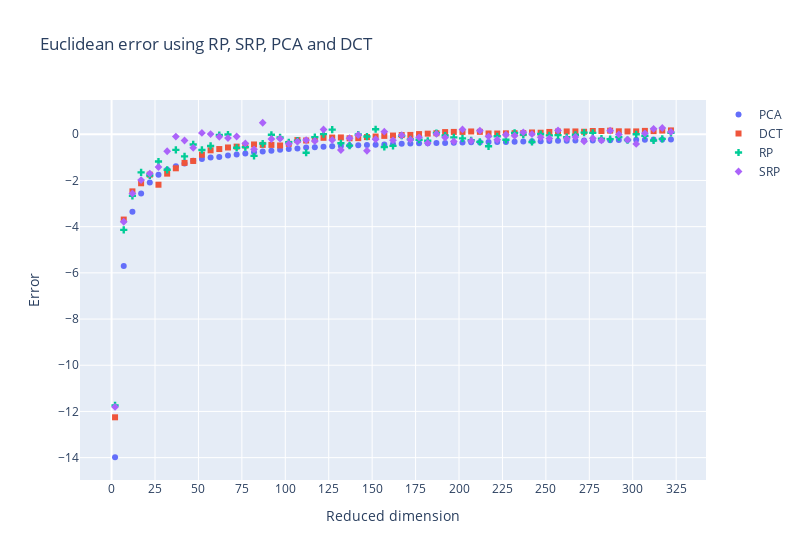

The cell this chart's notebook holds for it:
### Code cell
fig = go.Figure()
ks = np.arange(2,325,avg)
fig.add_trace(go.Scatter(x=ks, y=dict1["pca"][0], name="PCA", marker_symbol="circle", mode="markers"))
fig.add_trace(go.Scatter(x=ks, y=dict1["dct"][0], name="DCT", marker_symbol="square", mode="markers"))
fig.add_trace(go.Scatter(x=ks, y=dict1["rp"][0], name="RP", marker_symbol="cross", mode="markers"))
fig.add_trace(go.Scatter(x=ks, y=dict1["srp"][0], name="SRP", marker_symbol="diamond", mode="markers"))

fig.update_layout(
    title_text="Euclidean error using RP, SRP, PCA and DCT",
    width=800,
)

fig.update_xaxes(title_text='Reduced dimension',dtick=25)
fig.update_yaxes(title_text='Error')

fig.show()

### Figure 1 — Plotly figure (JSON) as saved in the notebook; plotly's stock layout.template omitted (floating-point values rounded to 4 significant figures; data arrays with more than 128 entries replaced by an {"elided": "..."} marker saying what was removed)
{"data": [{"marker": {"symbol": "circle"}, "mode": "markers", "name": "PCA", "type": "scatter", "x": [2, 7, 12, 17, 22, 27, 32, 37, 42, 47, 52, 57, 62, 67, 72, 77, 82, 87, 92, 97, 102, 107, 112, 117, 122, 127, 132, 137, 142, 147, 152, 157, 162, 167, 172, 177, 182, 187, 192, 197, 202, 207, 212, 217, 222, 227, 232, 237, 242, 247, 252, 257, 262, 267, 272, 277, 282, 287, 292, 297, 302, 307, 312, 317, 322], "y": {"elided": "323 float values"}}, {"marker": {"symbol": "square"}, "mode": "markers", "name": "DCT", "type": "scatter", "x": [2, 7, 12, 17, 22, 27, 32, 37, 42, 47, 52, 57, 62, 67, 72, 77, 82, 87, 92, 97, 102, 107, 112, 117, 122, 127, 132, 137, 142, 147, 152, 157, 162, 167, 172, 177, 182, 187, 192, 197, 202, 207, 212, 217, 222, 227, 232, 237, 242, 247, 252, 257, 262, 267, 272, 277, 282, 287, 292, 297, 302, 307, 312, 317, 322], "y": {"elided": "323 float values"}}, {"marker": {"symbol": "cross"}, "mode": "markers", "name": "RP", "type": "scatter", "x": [2, 7, 12, 17, 22, 27, 32, 37, 42, 47, 52, 57, 62, 67, 72, 77, 82, 87, 92, 97, 102, 107, 112, 117, 122, 127, 132, 137, 142, 147, 152, 157, 162, 167, 172, 177, 182, 187, 192, 197, 202, 207, 212, 217, 222, 227, 232, 237, 242, 247, 252, 257, 262, 267, 272, 277, 282, 287, 292, 297, 302, 307, 312, 317, 322], "y": {"elided": "323 float values"}}, {"marker": {"symbol": "diamond"}, "mode": "markers", "name": "SRP", "type": "scatter", "x": [2, 7, 12, 17, 22, 27, 32, 37, 42, 47, 52, 57, 62, 67, 72, 77, 82, 87, 92, 97, 102, 107, 112, 117, 122, 127, 132, 137, 142, 147, 152, 157, 162, 167, 172, 177, 182, 187, 192, 197, 202, 207, 212, 217, 222, 227, 232, 237, 242, 247, 252, 257, 262, 267, 272, 277, 282, 287, 292, 297, 302, 307, 312, 317, 322], "y": {"elided": "323 float values"}}], "layout": {"title": {"text": "Euclidean error using RP, SRP, PCA and DCT"}, "width": 800, "xaxis": {"dtick": 25, "title": {"text": "Reduced dimension"}}, "yaxis": {"title": {"text": "Error"}}}}
